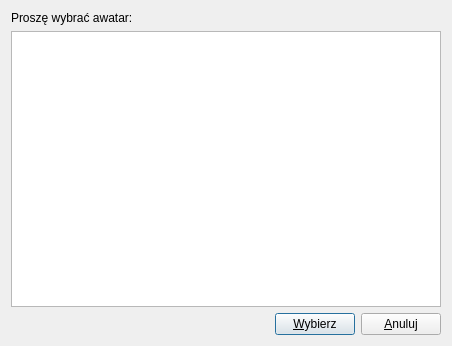
<?xml version="1.0" encoding="UTF-8"?>
<ui version="4.0">
 <class>ExamplesAvatarsDialog</class>
 <widget class="QDialog" name="ExamplesAvatarsDialog">
  <property name="geometry">
   <rect>
    <x>0</x>
    <y>0</y>
    <width>452</width>
    <height>346</height>
   </rect>
  </property>
  <property name="windowTitle">
   <string>Przykładowe awatary</string>
  </property>
  <property name="windowIcon">
   <iconset resource="images.qrc">
    <normaloff>:/images/biorhythm_16.png</normaloff>:/images/biorhythm_16.png</iconset>
  </property>
  <layout class="QGridLayout" name="gridLayout">
   <item row="2" column="0">
    <layout class="QHBoxLayout" name="horizontalLayout">
     <item>
      <spacer name="horizontalSpacer">
       <property name="orientation">
        <enum>Qt::Horizontal</enum>
       </property>
       <property name="sizeHint" stdset="0">
        <size>
         <width>40</width>
         <height>20</height>
        </size>
       </property>
      </spacer>
     </item>
     <item>
      <widget class="QPushButton" name="pushButtonOK">
       <property name="toolTip">
        <string>Zamknij okno wybierając zaznaczony awatar</string>
       </property>
       <property name="text">
        <string>&amp;Wybierz</string>
       </property>
       <property name="default">
        <bool>true</bool>
       </property>
      </widget>
     </item>
     <item>
      <widget class="QPushButton" name="pushButtonCancel">
       <property name="toolTip">
        <string>Zamknij bez zmian</string>
       </property>
       <property name="text">
        <string>&amp;Anuluj</string>
       </property>
       <property name="autoDefault">
        <bool>false</bool>
       </property>
      </widget>
     </item>
    </layout>
   </item>
   <item row="1" column="0">
    <widget class="QListWidget" name="listWidget">
     <property name="toolTip">
      <string>Zaznacz wybrany awatar</string>
     </property>
     <property name="editTriggers">
      <set>QAbstractItemView::DoubleClicked|QAbstractItemView::SelectedClicked</set>
     </property>
     <property name="tabKeyNavigation">
      <bool>true</bool>
     </property>
     <property name="showDropIndicator" stdset="0">
      <bool>false</bool>
     </property>
     <property name="iconSize">
      <size>
       <width>48</width>
       <height>48</height>
      </size>
     </property>
     <property name="verticalScrollMode">
      <enum>QAbstractItemView::ScrollPerPixel</enum>
     </property>
     <property name="horizontalScrollMode">
      <enum>QAbstractItemView::ScrollPerPixel</enum>
     </property>
     <property name="movement">
      <enum>QListView::Static</enum>
     </property>
     <property name="flow">
      <enum>QListView::LeftToRight</enum>
     </property>
     <property name="isWrapping" stdset="0">
      <bool>true</bool>
     </property>
     <property name="resizeMode">
      <enum>QListView::Adjust</enum>
     </property>
     <property name="spacing">
      <number>12</number>
     </property>
     <property name="viewMode">
      <enum>QListView::IconMode</enum>
     </property>
     <property name="modelColumn">
      <number>0</number>
     </property>
     <property name="uniformItemSizes">
      <bool>true</bool>
     </property>
     <property name="selectionRectVisible">
      <bool>true</bool>
     </property>
    </widget>
   </item>
   <item row="0" column="0">
    <widget class="QLabel" name="label">
     <property name="text">
      <string>Proszę wybrać awatar:</string>
     </property>
    </widget>
   </item>
  </layout>
 </widget>
 <resources>
  <include location="images.qrc"/>
 </resources>
 <connections/>
</ui>
